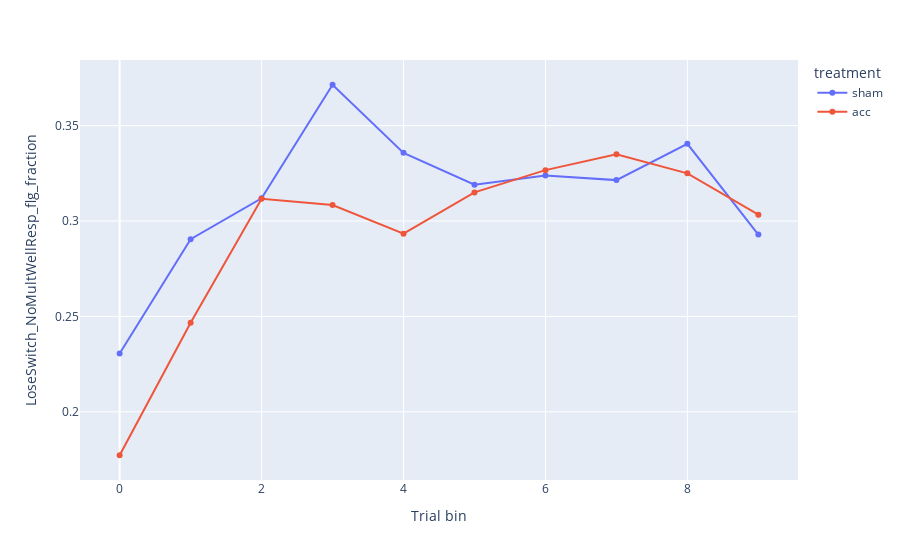

Here is the notebook cell this chart was saved with:
### Markdown cell above
### WSLS

### Code cell
ls_bin = plotting.bin_and_aggregate_flag(tdf_trunc, "LoseSwitch_NoMultWellResp_flg")
plotting.line_by_treatment_across_bins(
    ls_bin,
    x="bin",
    y="LoseSwitch_NoMultWellResp_flg_fraction",
    category_orders=cat
)

### Figure 1 — Plotly figure (JSON) as saved in the notebook; plotly's stock layout.template omitted (floating-point values rounded to 4 significant figures)
{"data": [{"hovertemplate": "treatment=sham<br>Trial bin=%{x}<br>LoseSwitch_NoMultWellResp_flg_fraction=%{y}<extra></extra>", "legendgroup": "sham", "line": {"color": "#636efa", "dash": "solid"}, "marker": {"symbol": "circle"}, "mode": "lines+markers", "name": "sham", "orientation": "v", "showlegend": true, "type": "scatter", "x": [0, 1, 2, 3, 4, 5, 6, 7, 8, 9], "xaxis": "x", "y": [0.2306, 0.2905, 0.3119, 0.3714, 0.3357, 0.319, 0.3238, 0.3214, 0.3405, 0.2929], "yaxis": "y"}, {"hovertemplate": "treatment=acc<br>Trial bin=%{x}<br>LoseSwitch_NoMultWellResp_flg_fraction=%{y}<extra></extra>", "legendgroup": "acc", "line": {"color": "#EF553B", "dash": "solid"}, "marker": {"symbol": "circle"}, "mode": "lines+markers", "name": "acc", "orientation": "v", "showlegend": true, "type": "scatter", "x": [0, 1, 2, 3, 4, 5, 6, 7, 8, 9], "xaxis": "x", "y": [0.1772, 0.2467, 0.3117, 0.3083, 0.2933, 0.315, 0.3267, 0.335, 0.325, 0.3033], "yaxis": "y"}], "layout": {"legend": {"title": {"text": "treatment"}, "tracegroupgap": 0}, "margin": {"t": 60}, "xaxis": {"anchor": "y", "domain": [0, 1], "title": {"text": "Trial bin"}}, "yaxis": {"anchor": "x", "domain": [0, 1], "title": {"text": "LoseSwitch_NoMultWellResp_flg_fraction"}}}}
